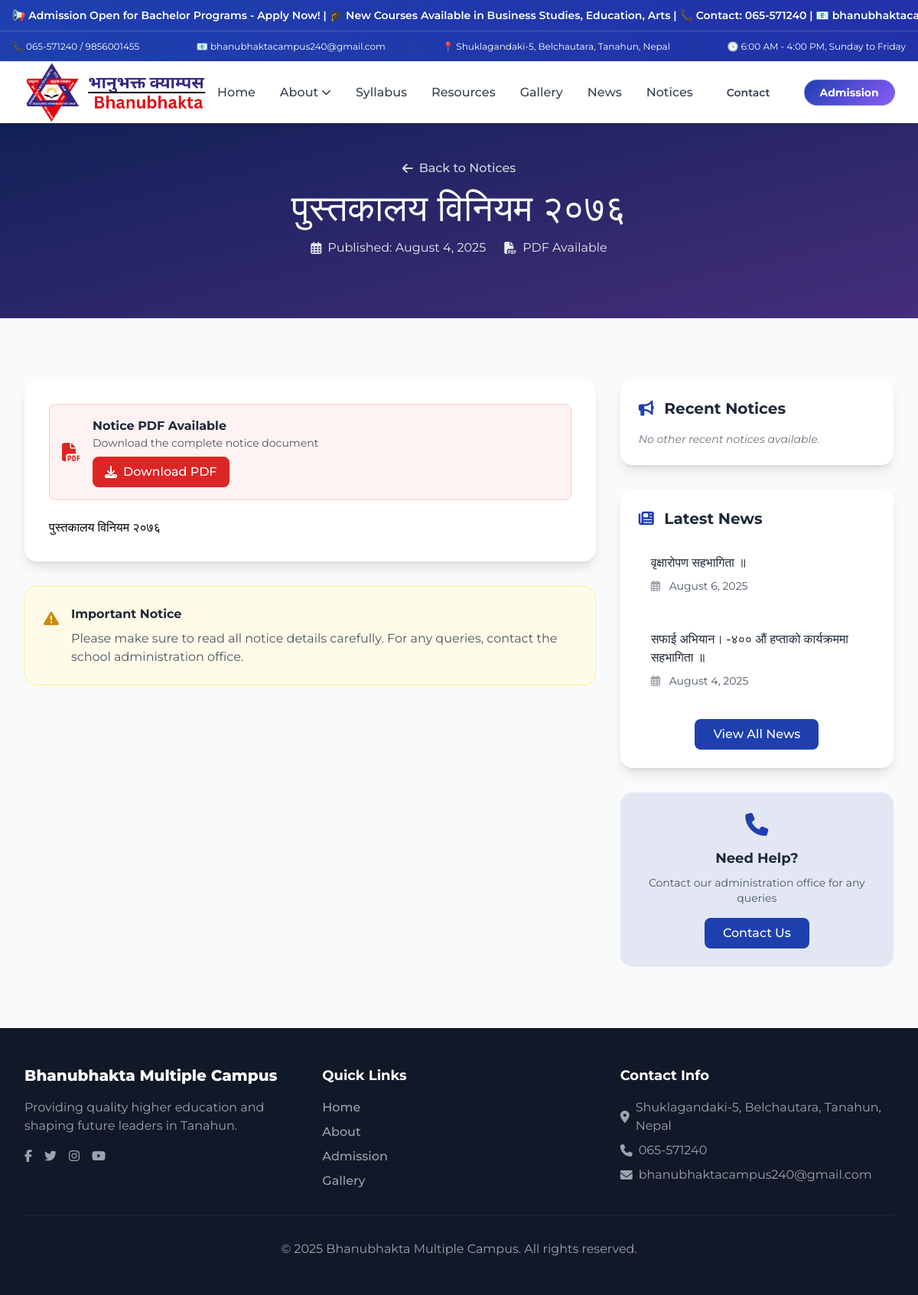
The page /notice/1/ on the database its author committed.
### base/models.py (models this page shows, shortened)
class Notice(models.Model):
    title = models.CharField(max_length=200)
    content = models.TextField(blank=True)
    published_date = models.DateTimeField(default=timezone.now)
    is_published = models.BooleanField(default=False)
    file = models.FileField(upload_to='notices/', blank=True, null=True, help_text="Optional PDF file for the notice.")
    class Meta:
        ordering = ['-published_date']

class News(models.Model):
    title = models.CharField(max_length=200)
    content = models.TextField()
    published_date = models.DateTimeField(default=timezone.now)
    author = models.ForeignKey(User, on_delete=models.SET_NULL, null=True, blank=True)
    image = models.ImageField(upload_to='news_images/', blank=True, null=True)
    is_published = models.BooleanField(default=False)
    class Meta:
        ordering = ['-published_date']
        verbose_name_plural = "News"

### base/views.py (the view)
# urls.py: path('notice/<int:pk>/', views.notice_detail, name='notice_detail'),
def notice_detail(request, pk):
    notice_item = get_object_or_404(Notice, pk=pk, is_published=True)
    recent_notices = Notice.objects.filter(is_published=True).exclude(pk=pk).order_by('-published_date')[:5]
    latest_news = News.objects.filter(is_published=True)[:5]
    context = {
        'notice': notice_item,
        'recent_notices': recent_notices,
        'latest_news': latest_news,
    }
    return render(request, 'notice_detail.html', context)

### base/templates/notice_detail.html
{% extends 'base.html' %}
{% load static %}
{% block content %}
<section class="relative py-20 bg-gradient-to-br from-school-blue to-school-purple">
    <div class="absolute inset-0 bg-black/50"></div>
    <div class="relative z-10 max-w-7xl mx-auto px-4 sm:px-6 lg:px-8">
        <div class="text-center">
            <a href="{% url 'base:notice' %}" class="inline-flex items-center text-white/80 hover:text-white mb-4 transition-colors">
                <i class="fas fa-arrow-left mr-2"></i>
                Back to Notices
            </a>
            <h1 class="font-playful text-3xl sm:text-4xl lg:text-5xl text-white mb-4">{{ notice.title }}</h1>
            <div class="flex items-center justify-center text-white/90 space-x-6">
                <div class="flex items-center">
                    <i class="far fa-calendar-alt mr-2"></i>
                    Published: {{ notice.published_date|date:"F j, Y" }}
                </div>
                {% if notice.file %}
                <div class="flex items-center">
                    <i class="fas fa-file-pdf mr-2"></i>
                    PDF Available
                </div>
                {% endif %}
            </div>
        </div>
    </div>
</section>
<section class="py-20 bg-gray-50">
    <div class="max-w-7xl mx-auto px-4 sm:px-6 lg:px-8">
        <div class="grid lg:grid-cols-3 gap-8">
            <div class="lg:col-span-2">
                <div class="bg-white rounded-2xl shadow-lg overflow-hidden">
                    <div class="p-8">
                        {% if notice.file %}
                        <div class="bg-red-50 border border-red-200 rounded-lg p-4 mb-6">
                            <div class="flex items-center">
                                <i class="fas fa-file-pdf text-2xl text-red-600 mr-4"></i>
                                <div>
                                    <h3 class="font-semibold text-gray-800">Notice PDF Available</h3>
                                    <p class="text-sm text-gray-600 mb-2">Download the complete notice document</p>
                                    <a href="{{ notice.file.url }}" target="_blank" class="inline-flex items-center px-4 py-2 bg-red-600 text-white rounded-lg hover:bg-red-700 transition-colors">
                                        <i class="fas fa-download mr-2"></i>
                                        Download PDF
                                    </a>
                                </div>
                            </div>
                        </div>
                        {% endif %}
                        <div class="prose prose-lg max-w-none">
                            {{ notice.content|linebreaks }}
                        </div>
                    </div>
                </div>
                <div class="mt-8 bg-yellow-50 border border-yellow-200 rounded-2xl p-6">
                    <div class="flex items-start">
                        <i class="fas fa-exclamation-triangle text-yellow-600 text-xl mr-4 mt-1"></i>
                        <div>
                            <h3 class="font-semibold text-gray-800 mb-2">Important Notice</h3>
                            <p class="text-gray-600">
                                Please make sure to read all notice details carefully. For any queries, contact the school administration office.
                            </p>
                        </div>
                    </div>
                </div>
            </div>
            <div class="space-y-8">
                <div class="bg-white rounded-2xl shadow-lg p-6">
                    <h3 class="text-xl font-semibold text-gray-800 mb-4">
                        <i class="fas fa-bullhorn mr-2 text-school-blue"></i>
                        Recent Notices
                    </h3>
                    <div class="space-y-4">
                        {% for recent in recent_notices %}
                        <div class="group hover:bg-gray-50 rounded-lg p-4 transition-all">
                            <h4 class="font-semibold text-gray-800 group-hover:text-school-blue transition-colors mb-2">
                                <a href="{% url 'base:notice_detail' recent.pk %}">{{ recent.title }}</a>
                            </h4>
                            <div class="flex items-center text-sm text-gray-600 mb-1">
                                <i class="far fa-calendar-alt mr-2 w-4 text-gray-400"></i>
                                {{ recent.published_date|date:"F j, Y" }}
                            </div>
                            {% if recent.file %}
                            <div class="flex items-center text-sm text-red-600">
                                <i class="fas fa-file-pdf mr-2 w-4"></i>
                                PDF Available
                            </div>
                            {% endif %}
                        </div>
                        {% empty %}
                        <p class="text-gray-500 text-sm italic">
                            No other recent notices available.
                        </p>
                        {% endfor %}
                    </div>
                </div>
                <div class="bg-white rounded-2xl shadow-lg p-6">
                    <h3 class="text-xl font-semibold text-gray-800 mb-4">
                        <i class="fas fa-newspaper mr-2 text-school-blue"></i>
                        Latest News
                    </h3>
                    <div class="space-y-4">
                        {% for news_item in latest_news %}
                        <div class="group hover:bg-gray-50 rounded-lg p-4 transition-all">
                            <h4 class="font-semibold text-gray-800 group-hover:text-school-blue transition-colors mb-2">
                                <a href="{% url 'base:news_detail' news_item.pk %}">{{ news_item.title }}</a>
                            </h4>
                            <div class="flex items-center text-sm text-gray-600">
                                <i class="far fa-calendar-alt mr-2 w-4 text-gray-400"></i>
                                {{ news_item.published_date|date:"F j, Y" }}
                            </div>
                        </div>
                        {% empty %}
                        <p class="text-gray-500 text-sm italic">
                            No recent news available.
                        </p>
                        {% endfor %}
                    </div>
                    <div class="mt-6 text-center">
                        <a href="{% url 'base:news' %}" class="inline-block px-6 py-2 bg-school-blue text-white rounded-lg hover:bg-school-blue/90 transition-colors">
                            View All News
                        </a>
                    </div>
                </div>
                <div class="bg-school-blue/10 rounded-2xl p-6 text-center">
                    <i class="fas fa-phone text-3xl text-school-blue mb-3"></i>
                    <h4 class="text-lg font-semibold text-gray-800 mb-2">Need Help?</h4>
                    <p class="text-sm text-gray-600 mb-4">Contact our administration office for any queries</p>
                    <a href="{% url 'base:contact' %}" class="inline-block px-6 py-2 bg-school-blue text-white rounded-lg hover:bg-school-blue/90 transition-colors">
                        Contact Us
                    </a>
                </div>
            </div>
        </div>
    </div>
</section>
{% endblock %}

### base/templates/base.html (style rules this page uses)
.font-playful { font-family: 'Montserrat', sans-serif; }
.font-clean { font-family: 'Montserrat', sans-serif; }
body { font-weight: 400; }
h1 { font-weight: 900; }
h2, h3 { font-weight: 600; }
p, li { font-weight: 400; }
a { font-weight: 500; }

### rows shown on the page
Notice: title "पुस्तकालय विनियम २०७६", published_date "August 4, 2025", content "पुस्तकालय विनियम २०७६"
News: title "वृक्षारोपण सहभागिता ॥", published_date "August 6, 2025"
News: title "सफाई अभियान। -४०० औं हप्ताको कार्यक्रममा सहभागिता ॥", published_date "August 4, 2025"
